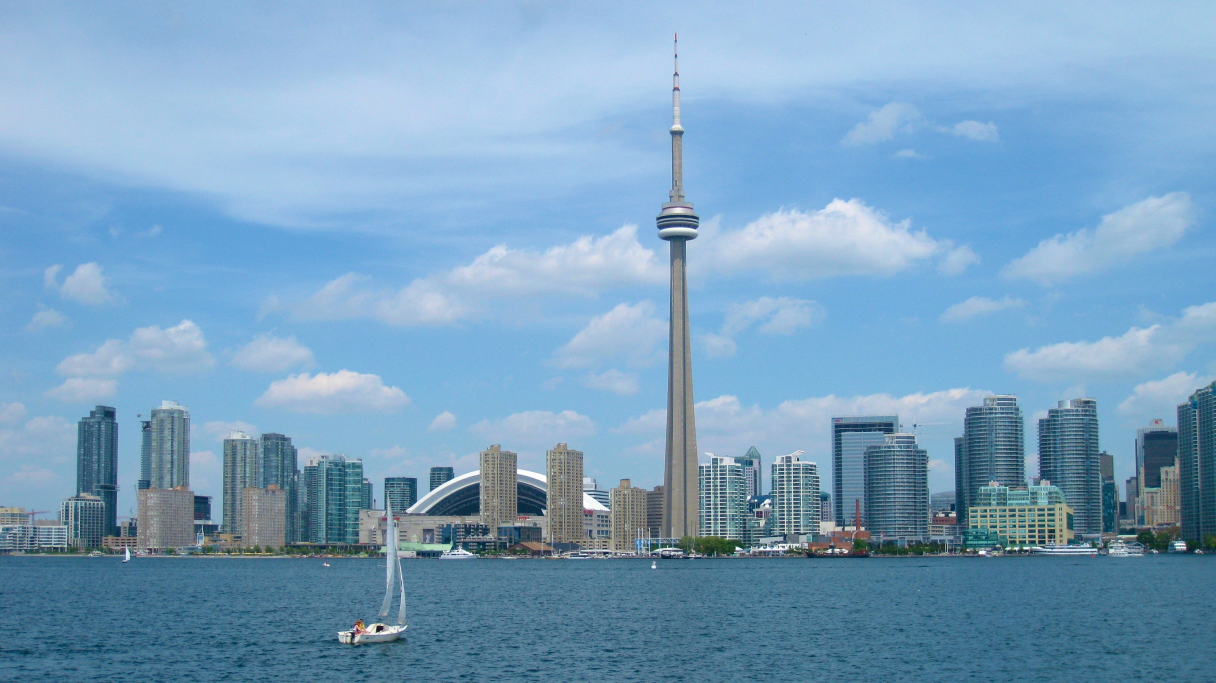
#> input picture test-images/img1.jpg, 3648 x 2048 px (shown at 1/3 size)
$ jupyter execute --allow-errors report.ipynb   (shell and % lines are left out)
#> lines starting #> are read from the running program, lines starting #| are printed output that depends on the picture
**authors:** \
Eustache Le Bihan \
Maxim Kondracki

# GANs

In the realm of machine learning, the ability to construct extensive image datasets and access unprecedented computational resources has facilitated the rise of deep learning techniques, notably revolutionizing the landscape of image generation. Specifically, Ian Goodfellow and his colleagues introduced Generative Adversarial Networks (GANs) in 2014, which have since emerged as a fundamental cornerstone in the field of computer vision.

At their core, GANs are composed of two neural networks – a generator and a discriminator – engaged in a dynamic adversarial training process. The generator strives to create synthetic data that is indistinguishable from real data, while the discriminator aims to accurately classify whether the given data is real or generated (see image below).

[source](https://www.analyticsvidhya.com/blog/2021/04/lets-talk-about-gans/)

The main idea is that the generator tries to fool the discriminator by showing it fake training data samples and the discriminator tries to be as clever as possible. To do so, it learns the probability distribution of our training data. Training aims to improve both of those neural nets that have competitive objective, hence the term *adversarial*.

The discriminator is a simple binary classifier, so it's loss is a simple binary cross-entropy.
By writing:
- $z$ the input noise
- $x$ a training sample
- $G(z)$ the image outputted by the generator
- $D(x)$ the probability of the image being real outputted by the discriminator

We get the loss, that will have to be maximized when training the discriminator :
$$
log(D(x)) + log(1-D(G(z)))
$$
Yet, the generator objective is to fool the discriminator: it tries to minimize $log(1-D(G(z)))$
This way, we get the adversarial objectif, encompassing adversarial training of our generator and discriminator:
$$
\operatorname*{min}_{G}\operatorname*{max}_{D}V(D,G)=\mathbb{E}_{x\sim p_{\mathrm{data}}}[\log D(x)]+\mathbb{E}_{z\sim p_{z}}[\log(1-D(G(z)))].
$$
In practice, we first train the discriminator by ascending gradient and train the generator every k-steps by descending gradient. Moreover, this training of the generator in actually rather done by maximizing $log(D(G(z)))$, providing better gradients in early training when  $log(1 - D(G(z)))$ saturates because of poor quality of $G(z)$.

# SinGAN

## Principle

GAN models, as described above, typically require a large amount of training data to perform well. In 2019, Tamar Rott Shaham et al proposed SinGAN: Learning a Generative Model from a Single Natural Image, where they harnessed the generative capabilities of GAN architecture to generate samples from a single-image dataset.

To achieve this, they employed a multi-scale architecture, specifically a pyramid of generators. Each generator was adversarially trained against a downsampled version of the training image, progressively increasing in scale. All the generators and discriminators share the same receptive field. Consequently, as the size of the input increased, the effective size of the associated generator and discriminator's receptive fields decreases as we ascended the pyramid. This approach allows the generators higher up in the pyramid to capture finer details. The process is illustrated in the image below.

[source](https://arxiv.org/pdf/1905.01164.pdf)

## Training

Training is conducted using the classical adversarial loss described above, augmented by a reconstruction term.

$$
\operatorname*{min}_{G_n}\operatorname*{max}_{D_n}L_{adv}+\alpha L_{rec}(G_n)
$$

$L_{adv}$ represents the WGAN-GP loss, introduced in [a 2017 paper](https://arxiv.org/pdf/1704.00028.pdf). This loss, though slightly different from the adversarial loss described earlier, is equivalent and is designed to enhance training stability.

$L_{rec}$ represents a simple square Euclidean distance calculated between two entities:
- The generated patch at the lower scale ($n=N$) and the corresponding patch from the training sample.
- The generated image solely from the previously generated image of the preceding scale (without noise) for other scales.
This additional term ensures that a noise map alone, in the conventional GANs generation manner, will effectively produce the corresponding training sample.

Training is executed sequentially. Initially, the generator and discriminator for scale $n=N$ are trained. Subsequently, the generator and discriminator for the next scale are trained with the previous ones frozen, and this process continues iteratively.

[cell 1]
# load github repo
try:
    !rm -r ./SinGAN
except:
    pass
get_ipython().system(f"git clone https://github.com/eustlb/SinGAN.git")

# Pre-training

One limitation of such an approach is that the model must be re-trained from scratch each time. However, when working with images that share common characteristics, such as skylines of the same city, one might question whether re-training from scratch is truly necessary or if we could benefit from previous training, specifically through transfer learning.

In this section, we aim to test this hypothesis. The experimental protocol is as follows:
1. Train the model on the first image.
2. Train the model on the second image.
3. Retrain the model on the second image, starting from the generator weights of the first image's training for each scale, and do the same for the discriminator.
4. Compare the loss curves.

[cell 2]
from PIL import Image
import numpy as np
import matplotlib.pyplot as plt

img1_path = "test-images/img1.jpg"
img2_path = "test-images/img2.jpg"

img1 = Image.open(img1_path)
#> img1 is the input picture: PIL image 3648x2048 RGB; mean R, G, B 121.4, 160.8, 191.1
img2 = Image.open(img2_path)
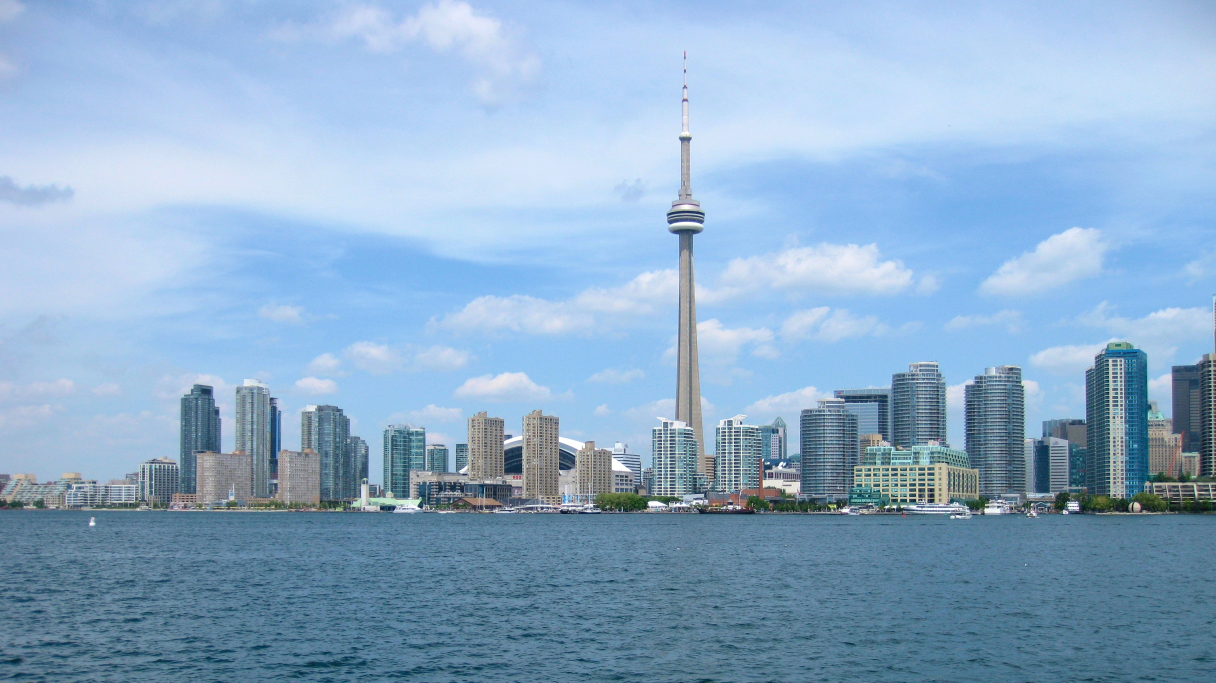
#> input picture test-images/img2.jpg, 3648 x 2048 px (shown at 1/3 size)
#> img2 is the input picture: PIL image 3648x2048 RGB; mean R, G, B 140.4, 172.3, 201.5

plt.figure(figsize=(12, 5))

plt.subplot(1, 2, 1)
plt.imshow(np.array(img1))

plt.axis('off')
plt.subplot(1, 2, 2)
plt.imshow(np.array(img2))
plt.axis('off')
plt.show()
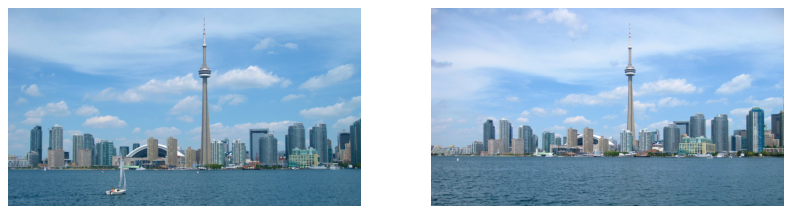
#> figure drawn by matplotlib, 2 panels

[cell 3]
def resize_img(pil_img, new_width):
    """
    Resizes keeping aspect ratio.
    """
#> called with new_width = 250
    original_width, original_height = pil_img.size
#> original_width = 3648; original_height = 2048
    aspect_ratio = original_width / original_height
#> aspect_ratio = 1.78
    new_height = int(new_width / aspect_ratio)
#> new_height = 140

    resized_image = pil_img.resize((new_width, new_height))
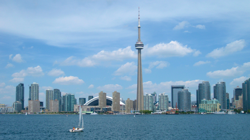
#> resized_image: PIL image 250x140 RGB; mean R, G, B 121.4, 160.8, 191.1

    return resized_image

img1 = resize_img(img1, 250)
img2 = resize_img(img2, 250)
#> call 2 of resize_img, with new_width = 250
#> in resize_img (call 2), `resized_image = pil_img.resize((new_width, new_height))`:
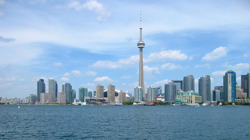
#> resized_image: PIL image 250x140 RGB; mean R, G, B 140.4, 172.3, 201.5

print(f"img1 size: {img1.size}")
#| img1 size: (250, 140)
print(f"img2 size: {img2.size}")
#| img2 size: (250, 140)

# save images for training
r_img1_path = "test-images/img1_resized.png"
r_img2_path = "test-images/img2_resized.png"

img1.save(r_img1_path)
img2.save(r_img2_path)
